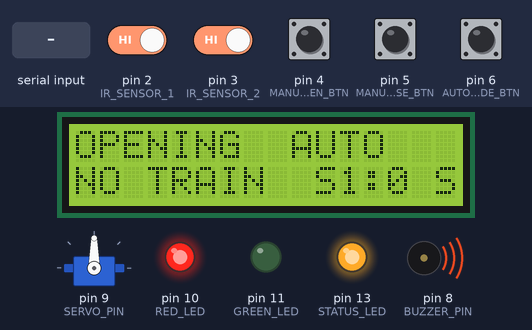
The sketch below on a simulated Arduino Nano, built with avr-gcc and run on an emulated ATmega328P. Shown: 16×2 character LCD, servo, output pins drawn as LEDs (lit = HIGH), buzzer (waves = sounding, pin HIGH). Inputs (shaded band) come from the test bench; at power-on: pin 2 (IR_SENSOR_1), pin 3 (IR_SENSOR_2), pin 4 (MANUAL_OPEN_BTN), pin 5 (MANUAL_CLOSE_BTN), pin 6 (AUTO_MODE_BTN) HIGH. What the sketch prints to the serial monitor is not drawn.

Above: at 5.5 s.
5.6 s: pin 5 (MANUAL_CLOSE_BTN) pulled LOW for 0.15 s
At 8.4 s:
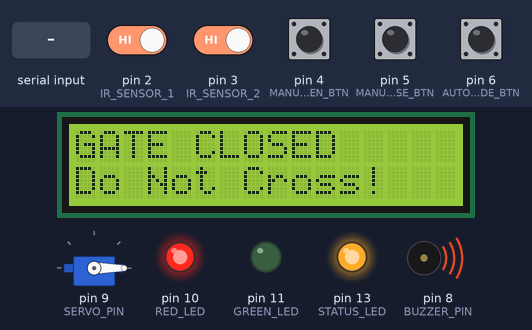
8.7 s: "MANUAL_OPEN\n" received over Serial
At 11.6 s:
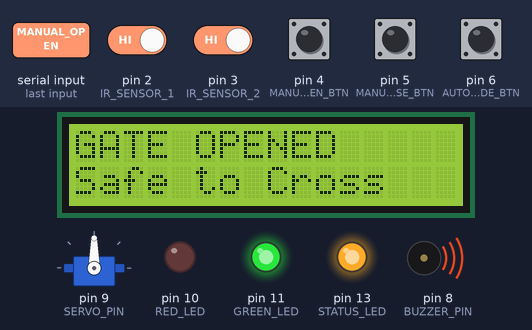
11.7 s: pin 2 (IR_SENSOR_1) driven LOW
At 13.2 s:
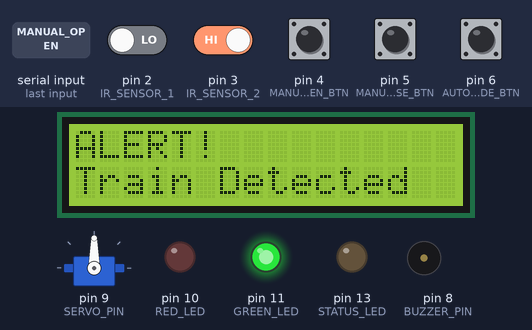
14.7 s: pin 6 (AUTO_MODE_BTN) pulled LOW for 0.15 s
At 15.2 s:
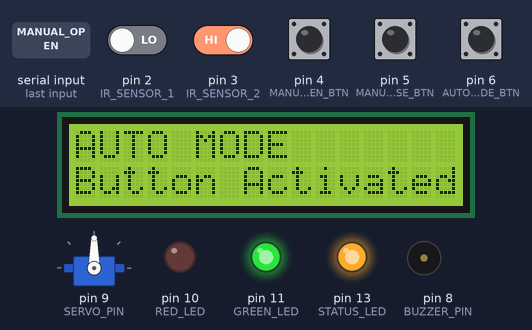
15.4 s: "MANUAL_CLOSE\n" received over Serial
At 16.6 s:
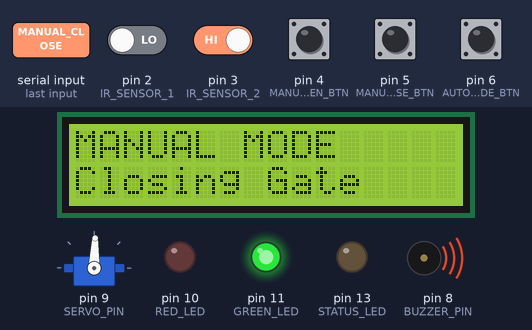
18.4 s: pin 4 (MANUAL_OPEN_BTN) pulled LOW for 1 s
At 19.9 s:
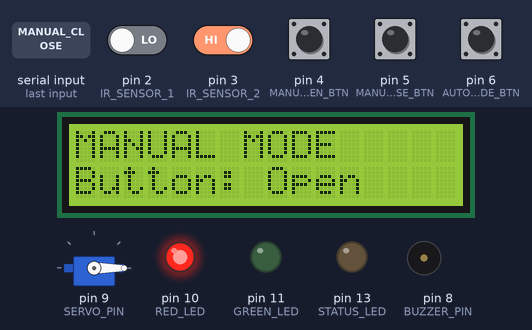
Timing chart, 0 to 23.3 s (numbered marks = the images above; inputs shaded):
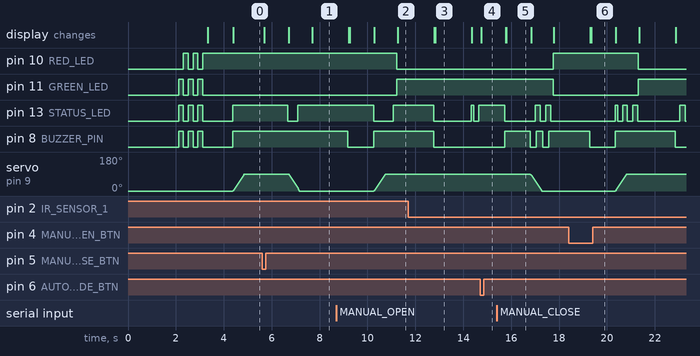

Measured:
- after the input at 5.6 s, pin 10 (RED_LED): stays HIGH (without the input it goes to LOW after 0.77 s); pin 11 (GREEN_LED): stays LOW (without the input it goes to HIGH after 0.77 s)
- after the input at 8.7 s, pin 10 (RED_LED): HIGH → LOW after 2.5 s; pin 11 (GREEN_LED): LOW → HIGH after 2.5 s; servo on pin 9 (SERVO_PIN): moves from 0° to 90° over 0.48 s, starting after 1.6 s; the display: first differs from a run without the input after 0.55 s (image 2 shows a later state)
- after the input at 11.7 s, the display: first changes after 1.1 s (image 3 shows a later state)
- after the input at 14.7 s, pin 13 (STATUS_LED): stays HIGH (without the input it goes to LOW after 0.15 s); the display: changes at once (image 4)
- after the input at 15.4 s, the display: first differs from a run without the input after 0.40 s (image 5)
- after the input at 18.4 s, pin 10 (RED_LED): HIGH → LOW after 2.9 s; pin 11 (GREEN_LED): LOW → HIGH after 2.9 s; servo on pin 9 (SERVO_PIN): moves from 0° to 90° over 0.47 s, starting after 1.9 s; the display: first differs from a run without the input after 0.94 s (image 6)
- what the display in image 3 shows lasts 1.6 s, from 12.8 s to 14.4 s

The sketch:

nano.ino
```cpp
// Arduino Nano Railway Crossing Control System
// Works with ESP32 via serial communication
// Includes 16x2 I2C LCD Display
// FIXED: Normal buzzer logic (HIGH = ON, LOW = OFF)

#include <Servo.h>
#include <Wire.h>
#include <LiquidCrystal_I2C.h>

// Initialize LCD (address 0x27, 16 columns, 2 rows)
// Common I2C addresses: 0x27, 0x3F, 0x20, 0x38
LiquidCrystal_I2C lcd(0x27, 16, 2);

// Pin definitions
#define SERVO_PIN 9           // Servo motor for gate control
#define IR_SENSOR_1 2         // First IR sensor (approach detection)
#define IR_SENSOR_2 3         // Second IR sensor (exit detection)
#define MANUAL_OPEN_BTN 4     // Manual open button
#define MANUAL_CLOSE_BTN 5    // Manual close button
#define AUTO_MODE_BTN 6       // Auto mode button
#define STATUS_LED 13         // Built-in LED for status
#define BUZZER_PIN 8          // Buzzer for alerts (NORMAL LOGIC - HIGH = ON)
#define RED_LED 10            // Red LED for gate closed
#define GREEN_LED 11          // Green LED for gate open

// Gate positions
#define GATE_OPEN_POS 90      // Servo position for open gate
#define GATE_CLOSED_POS 0     // Servo position for closed gate

// System states
enum GateState {
  GATE_OPEN = 0,
  GATE_CLOSED = 1,
  GATE_OPENING = 2,
  GATE_CLOSING = 3
};

// Global variables
Servo gateServo;
GateState currentGateState = GATE_CLOSED;
bool trainDetected = false;
bool manualMode = false;
bool trainApproaching = false;
bool trainExiting = false;

// Timing variables
unsigned long lastStatusSend = 0;
unsigned long lastButtonCheck = 0;
unsigned long lastSensorCheck = 0;
unsigned long gateOperationStart = 0;
unsigned long lastBuzzerUpdate = 0;
unsigned long statusLEDTimer = 0;
unsigned long lastDisplayUpdate = 0;
unsigned long trainClearTime = 0;

// Button debouncing
bool lastOpenBtnState = HIGH;
bool lastCloseBtnState = HIGH;
bool lastAutoBtnState = HIGH;

// Custom LCD characters
byte trainChar[8] = {
  0b00000,
  0b00000,
  0b01110,
  0b11111,
  0b10101,
  0b11111,
  0b01010,
  0b00000
};

byte gateClosedChar[8] = {
  0b00100,
  0b00100,
  0b00100,
  0b11111,
  0b00100,
  0b00100,
  0b00100,
  0b00000
};

byte gateOpenChar[8] = {
  0b00000,
  0b00000,
  0b00000,
  0b11111,
  0b00000,
  0b00000,
  0b00000,
  0b00000
};

void setup() {
  Serial.begin(9600);

  // Initialize I2C LCD
  lcd.init();
  lcd.backlight();

  // Create custom characters
  lcd.createChar(0, trainChar);
  lcd.createChar(1, gateClosedChar);
  lcd.createChar(2, gateOpenChar);

  // Display startup message
  lcd.setCursor(0, 0);
  lcd.print("Railway Crossing");
  lcd.setCursor(0, 1);
  lcd.print("Initializing...");
  delay(2000);

  // Initialize servo
  gateServo.attach(SERVO_PIN);
  gateServo.write(GATE_CLOSED_POS);
  currentGateState = GATE_CLOSED;

  // Initialize pins
  pinMode(IR_SENSOR_1, INPUT_PULLUP);
  pinMode(IR_SENSOR_2, INPUT_PULLUP);
  pinMode(MANUAL_OPEN_BTN, INPUT_PULLUP);
  pinMode(MANUAL_CLOSE_BTN, INPUT_PULLUP);
  pinMode(AUTO_MODE_BTN, INPUT_PULLUP);
  pinMode(STATUS_LED, OUTPUT);
  pinMode(BUZZER_PIN, OUTPUT);
  pinMode(RED_LED, OUTPUT);
  pinMode(GREEN_LED, OUTPUT);

  // Initial LED states
  digitalWrite(RED_LED, HIGH);    // Gate is closed initially
  digitalWrite(GREEN_LED, LOW);
  digitalWrite(STATUS_LED, LOW);
  digitalWrite(BUZZER_PIN, LOW);  // Buzzer OFF initially

  // Startup sequence
  Serial.println("Railway Crossing System Initialized");

  // Blink LEDs to indicate startup
  for(int i = 0; i < 3; i++) {
    digitalWrite(STATUS_LED, HIGH);
    digitalWrite(RED_LED, LOW);
    digitalWrite(GREEN_LED, HIGH);
    digitalWrite(BUZZER_PIN, HIGH);  // Buzzer ON during startup
    delay(200);
    digitalWrite(STATUS_LED, LOW);
    digitalWrite(RED_LED, HIGH);
    digitalWrite(GREEN_LED, LOW);
    digitalWrite(BUZZER_PIN, LOW);   // Buzzer OFF
    delay(200);
  }

  sendStatusUpdate();
  Serial.println("System Ready");

  // Display ready message
  lcd.clear();
  lcd.setCursor(0, 0);
  lcd.print("System Ready");
  delay(1000);

  // Initial display update
  updateDisplay();
}

void loop() {
  handleSerialCommands();
  checkButtons();
  checkSensors();
  updateGateOperation();
  updateStatusLED();
  updateBuzzer();

  // Update display every 500ms
  if (millis() - lastDisplayUpdate > 500) {
    updateDisplay();
    lastDisplayUpdate = millis();
  }

  // Send status updates every 2 seconds
  if (millis() - lastStatusSend > 2000) {
    sendStatusUpdate();
    lastStatusSend = millis();
  }

  delay(10);
}

void updateDisplay() {
  lcd.clear();

  // Line 1: Gate status and mode
  lcd.setCursor(0, 0);

  // Display gate status with custom character
  if (currentGateState == GATE_OPEN) {
    lcd.write(2); // Open gate character
    lcd.print("OPEN");
  } else if (currentGateState == GATE_CLOSED) {
    lcd.write(1); // Closed gate character
    lcd.print("CLOSED");
  } else if (currentGateState == GATE_OPENING) {
    lcd.print("OPENING");
  } else if (currentGateState == GATE_CLOSING) {
    lcd.print("CLOSING");
  }

  // Display mode
  lcd.setCursor(9, 0);
  if (manualMode) {
    lcd.print("MANUAL");
  } else {
    lcd.print("AUTO");
  }

  // Line 2: Train status and sensor information
  lcd.setCursor(0, 1);

  if (trainDetected) {
    lcd.write(0); // Train character
    lcd.print("TRAIN:");

    if (trainApproaching && !trainExiting) {
      lcd.print("APPR");
    } else if (trainExiting && !trainApproaching) {
      lcd.print("EXIT");
    } else if (trainApproaching && trainExiting) {
      lcd.print("BOTH");
    } else {
      lcd.print("DETECT");
    }
  } else {
    lcd.print("NO TRAIN");

    // Show sensor status when no train
    lcd.setCursor(10, 1);
    lcd.print("S1:");
    lcd.print(digitalRead(IR_SENSOR_1) == LOW ? "1" : "0");
    lcd.print(" S2:");
    lcd.print(digitalRead(IR_SENSOR_2) == LOW ? "1" : "0");
  }
}

void displayMessage(String line1, String line2, int duration = 1000) {
  lcd.clear();
  lcd.setCursor(0, 0);
  lcd.print(line1);
  if (line2.length() > 0) {
    lcd.setCursor(0, 1);
    lcd.print(line2);
  }
  delay(duration);
}

void handleSerialCommands() {
  if (Serial.available()) {
    String command = Serial.readStringUntil('\n');
    command.trim();

    if (command == "STATUS") {
      sendStatusUpdate();
    }
    else if (command == "MANUAL_OPEN") {
      manualMode = true;
      openGate();
      displayMessage("MANUAL MODE", "Opening Gate", 1000);
      Serial.println("MANUAL_ACTIVE");
    }
    else if (command == "MANUAL_CLOSE") {
      manualMode = true;
      closeGate();
      displayMessage("MANUAL MODE", "Closing Gate", 1000);
      Serial.println("MANUAL_ACTIVE");
    }
    else if (command == "AUTO_MODE") {
      manualMode = false;
      displayMessage("AUTO MODE", "Activated", 1000);
      Serial.println("AUTO_ACTIVE");
      // In auto mode, check sensors and act accordingly
      if (trainDetected && currentGateState != GATE_CLOSED && currentGateState != GATE_CLOSING) {
        closeGate();
      } else if (!trainDetected && currentGateState != GATE_OPEN && currentGateState != GATE_OPENING) {
        openGate();
      }
    }
    else if (command.startsWith("ERROR:")) {
      Serial.println("ERROR:UNKNOWN_COMMAND");
    }
  }
}

void checkButtons() {
  if (millis() - lastButtonCheck > 50) { // Debounce delay

    // Manual Open Button
    bool openBtnState = digitalRead(MANUAL_OPEN_BTN);
    if (openBtnState == LOW && lastOpenBtnState == HIGH) {
      manualMode = true;
      openGate();
      displayMessage("MANUAL MODE", "Button: Open", 1000);
      Serial.println("MANUAL_ACTIVE");
    }
    lastOpenBtnState = openBtnState;

    // Manual Close Button
    bool closeBtnState = digitalRead(MANUAL_CLOSE_BTN);
    if (closeBtnState == LOW && lastCloseBtnState == HIGH) {
      manualMode = true;
      closeGate();
      displayMessage("MANUAL MODE", "Button: Close", 1000);
      Serial.println("MANUAL_ACTIVE");
    }
    lastCloseBtnState = closeBtnState;

    // Auto Mode Button
    bool autoBtnState = digitalRead(AUTO_MODE_BTN);
    if (autoBtnState == LOW && lastAutoBtnState == HIGH) {
      manualMode = false;
      displayMessage("AUTO MODE", "Button Activated", 1000);
      Serial.println("AUTO_ACTIVE");
    }
    lastAutoBtnState = autoBtnState;

    lastButtonCheck = millis();
  }
}

void checkSensors() {
  if (millis() - lastSensorCheck > 100) { // Check sensors every 100ms

    bool sensor1Active = (digitalRead(IR_SENSOR_1) == LOW); // Active LOW
    bool sensor2Active = (digitalRead(IR_SENSOR_2) == LOW); // Active LOW

    // Train detection logic
    bool previousTrainDetected = trainDetected;
    trainDetected = sensor1Active || sensor2Active;

    // Show alert when train is first detected
    if (!previousTrainDetected && trainDetected) {
      displayMessage("ALERT!", "Train Detected", 1500);
    }

    // Determine train direction and state
    if (sensor1Active && !sensor2Active) {
      trainApproaching = true;
      trainExiting = false;
    } else if (!sensor1Active && sensor2Active) {
      trainApproaching = false;
      trainExiting = true;
    } else if (!sensor1Active && !sensor2Active) {
      trainApproaching = false;
      trainExiting = false;
    }

    // Auto mode gate control
    if (!manualMode) {
      if (trainDetected && (currentGateState == GATE_OPEN || currentGateState == GATE_OPENING)) {
        closeGate();
      } else if (!trainDetected && (currentGateState == GATE_CLOSED || currentGateState == GATE_CLOSING)) {
        // Wait a bit before opening to ensure train has completely passed
        if (previousTrainDetected && !trainDetected) {
          trainClearTime = millis();
          displayMessage("TRAIN CLEARED", "Opening in 3s", 1500);
        }
        if (millis() - trainClearTime > 3000) { // 3 second delay
          openGate();
        }
      }
    }

    lastSensorCheck = millis();
  }
}

void updateGateOperation() {
  static int targetPosition = GATE_CLOSED_POS;

  if (currentGateState == GATE_OPENING) {
    targetPosition = GATE_OPEN_POS;
    if (millis() - gateOperationStart > 2000) { // 2 seconds to open
      currentGateState = GATE_OPEN;
      digitalWrite(RED_LED, LOW);
      digitalWrite(GREEN_LED, HIGH);
      displayMessage("GATE OPENED", "Safe to Cross", 1500);
      Serial.println("GATE_OPENED");
    }
  }
  else if (currentGateState == GATE_CLOSING) {
    targetPosition = GATE_CLOSED_POS;
    if (millis() - gateOperationStart > 2000) { // 2 seconds to close
      currentGateState = GATE_CLOSED;
      digitalWrite(RED_LED, HIGH);
      digitalWrite(GREEN_LED, LOW);
      displayMessage("GATE CLOSED", "Do Not Cross!", 1500);
      Serial.println("GATE_CLOSED");
    }
  }

  // Smooth servo movement
  int currentPosition = gateServo.read();
  if (currentPosition != targetPosition) {
    if (currentPosition < targetPosition) {
      gateServo.write(min(currentPosition + 2, targetPosition));
    } else {
      gateServo.write(max(currentPosition - 2, targetPosition));
    }
  }
}

void updateStatusLED() {
  if (millis() - statusLEDTimer > 100) {
    if (trainDetected) {
      // Fast blink when train detected
      digitalWrite(STATUS_LED, (millis() / 200) % 2);
    } else if (manualMode) {
      // Slow blink in manual mode
      digitalWrite(STATUS_LED, (millis() / 1000) % 2);
    } else {
      // Solid on in auto mode
      digitalWrite(STATUS_LED, HIGH);
    }
    statusLEDTimer = millis();
  }
}

// FIXED: Normal buzzer logic - HIGH = ON, LOW = OFF
void updateBuzzer() {
  if (millis() - lastBuzzerUpdate > 250) { // Update every 250ms for better timing

    if (trainDetected && (currentGateState == GATE_CLOSING || currentGateState == GATE_CLOSED)) {
      // Intermittent beep when train is detected and gate is closing/closed
      // Pattern: 250ms ON, 250ms OFF
      digitalWrite(BUZZER_PIN, (millis() / 250) % 2 == 0 ? HIGH : LOW);
    }
    else if (currentGateState == GATE_OPENING || currentGateState == GATE_CLOSING) {
      // Continuous beep during gate operation
      digitalWrite(BUZZER_PIN, HIGH);
    }
    else {
      // Buzzer OFF in all other cases
      digitalWrite(BUZZER_PIN, LOW);
    }

    lastBuzzerUpdate = millis();
  }
}

void openGate() {
  if (currentGateState != GATE_OPEN && currentGateState != GATE_OPENING) {
    currentGateState = GATE_OPENING;
    gateOperationStart = millis();
    Serial.println("Gate opening...");
  }
}

void closeGate() {
  if (currentGateState != GATE_CLOSED && currentGateState != GATE_CLOSING) {
    currentGateState = GATE_CLOSING;
    gateOperationStart = millis();
    Serial.println("Gate closing...");
  }
}

void sendStatusUpdate() {
  String status = "STATE:";
  status += String((int)currentGateState);
  status += ",TRAIN:";
  status += String(trainDetected ? 1 : 0);
  status += ",MANUAL:";
  status += String(manualMode ? 1 : 0);

  Serial.println(status);
}
```
